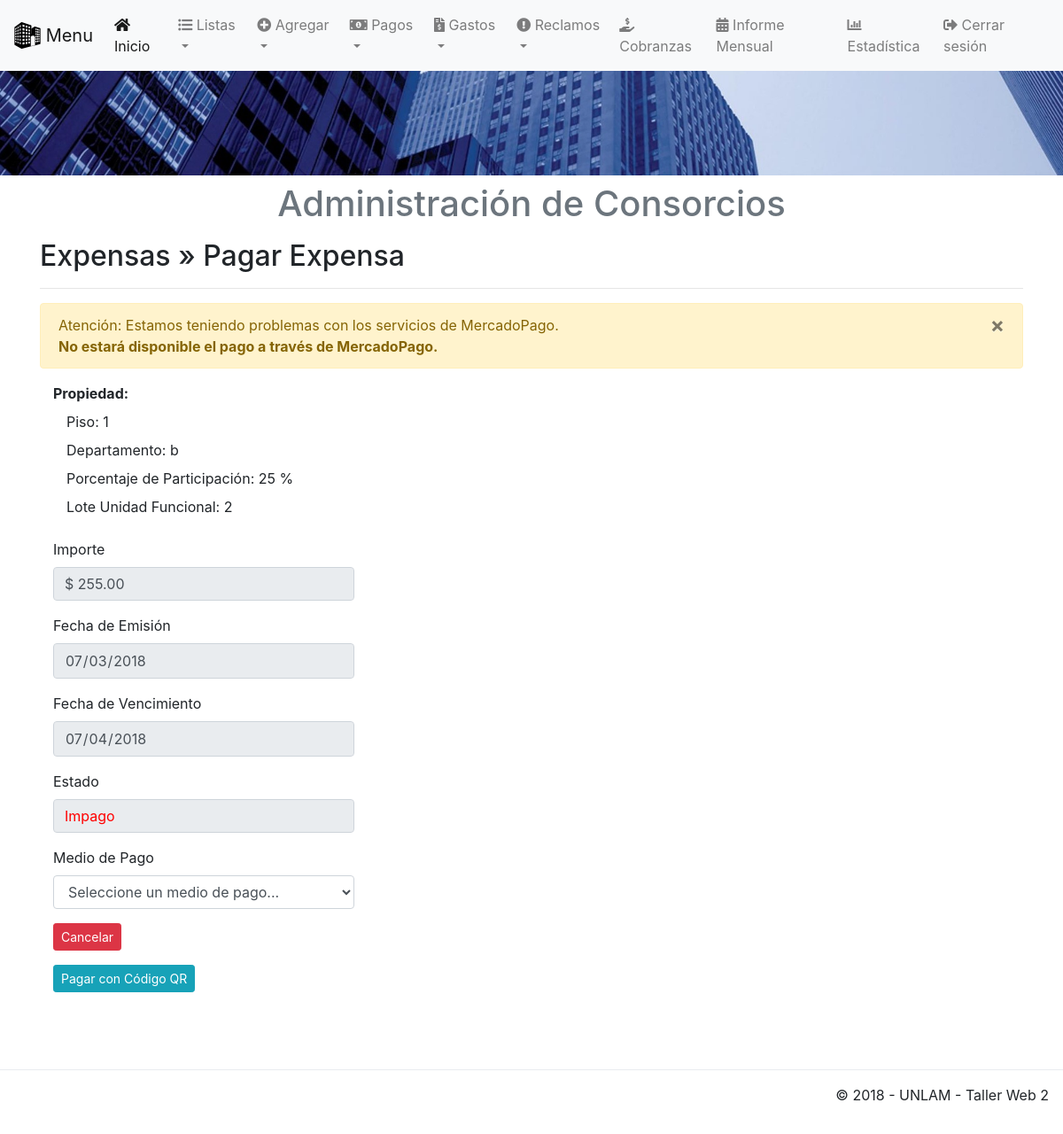
The app's page /app/view/abm/pagarExpensa.php?id=2 (signed in) with its own data.
### tables this page shows
CREATE TABLE `expensa` (
  `idExpensa` int(11) UNSIGNED NOT NULL,
  `idLiquidacion` int(11) UNSIGNED DEFAULT NULL,
  `idPropiedad` int(11) UNSIGNED DEFAULT NULL,
  `importe` decimal(12,2) UNSIGNED NOT NULL,
  `fecha` date NOT NULL,
  `vencimiento` date DEFAULT NULL,
  `estado` varchar(50) DEFAULT NULL
);

CREATE TABLE `propiedad` (
  `idPropiedad` int(11) UNSIGNED NOT NULL,
  `idUsuarios` int(11) UNSIGNED DEFAULT NULL,
  `porcentajeParticipacion` int(3) UNSIGNED NOT NULL,
  `piso` int(3) NOT NULL,
  `departamento` varchar(1) NOT NULL,
  `unidadFuncionalLote` varchar(50) NOT NULL,
  `idConsorcio` int(11) UNSIGNED DEFAULT NULL
);

### app/view/abm/pagarExpensa.php (the view, shortened to what this page needs)
<?php
try {
	$isMercadoPagoEnabled = true;
$mp = new MP("426543208337217", "QvFA81UyiPK8pKl727ikvN43lraFFbmC");
$mp->sandbox_mode(TRUE);
} catch (MercadoPagoException $e) {
	$isMercadoPagoEnabled = false;
	print_r($e->getMessage());
	echo "<script>console.log( 'Debug Objects: " . json_encode($e->getMessage()) . "' );</script>";
}
?>
<!DOCTYPE html>
<html lang="es">
<?php include('../template/head.php'); ?>
    <body>
    <?php
        include('../template/nav.php');
        include('../template/header.php'); ?>
        <div class="container">
		<div class="content">
			<h2>Expensas &raquo; Pagar Expensa</h2>
			<hr />
			<?php
			if (!isset($_GET["id"]) || empty($_GET["id"]) ) {
				echo '<div class="alert alert-danger alert-dismissable">Error: La expensa indicada no existe o no tiene acceso a ella.</div>';
			} else {
				$idExpensa = mysqli_real_escape_string($conexion,(strip_tags($_GET["id"],ENT_QUOTES)));
				if (isset($_SESSION['admin']) || !isset($_SESSION['operador'])) {
					$sql = mysqli_query($conexion,
					"SELECT *
					FROM expensa
					JOIN propiedad ON expensa.idPropiedad = propiedad.idPropiedad
					WHERE expensa.idExpensa = '$idExpensa';") or die(mysqli_error($conexion));
				}
				if (mysqli_num_rows($sql) == 0){
					echo '<div class="alert alert-danger alert-dismissable">Error: La expensa indicada no existe o no tiene acceso a ella.</div>';
				} else {
					$expensa = mysqli_fetch_assoc($sql);
					if ($isMercadoPagoEnabled) {
						$preference_data = array(
							"items" => array(
								array(
									"id" => $idExpensa,
									"title" => "Pago de Expensa",
									"description" => "",
									"category_id" => "services",
									"currency_id" => "ARS",
									"quantity" => 1,
									"unit_price" => (float) $expensa["importe"]
								)
								),
								"back_urls" => array(
									"success" => "http://localhost/consorcio/app/view/abm/procesarPago.php",
									"failure" => "http://localhost/consorcio/app/view/procesarPago.php",
									"pending" => "http://localhost/consorcio/app/view/procesarPago.php"
								),
								"external_reference" => $idExpensa
						);
						try {
							$preference = $mp->create_preference($preference_data);
						} catch (MercadoPagoException $e) {
							echo '<div class="alert alert-warning alert-dismissable"><button type="button" class="close" data-dismiss="alert" aria-hidden="true">&times;</button>Atención: Estamos teniendo problemas con los servicios de MercadoPago.<br><b>No estará disponible el pago a través de MercadoPago.</b></div>';
						}
					}
					?>
				<?php
				}
			}
			?>
		<?php
			if (isset($expensa)) {
		?>
			<form class="form-horizontal" action="" method="post">
				<div class="form-group">
						<label class="col-sm-3 control-label"><b>Propiedad:</b></label>
						<div class="col-sm-4">
							<label class="col control-label">Piso: <?php echo $expensa['piso']; ?></label>
							<label class="col control-label">Departamento: <?php echo $expensa['departamento']; ?></label>
							<label class="col control-label">Porcentaje de Participación: <?php echo $expensa['porcentajeParticipacion']; ?> %</label>
							<label class="col control-label">Lote Unidad Funcional: <?php echo $expensa['unidadFuncionalLote']; ?></label>
						</div>
				</div>
            	<div class="form-group">
					<label class="col-sm-3 control-label">Importe</label>
					<div class="col-sm-4">
						<input type="text" name="importeExpensa" readonly="readonly" value="$ <?php echo $expensa['importe']; ?>" class="form-control">
					</div>
				</div>
                <div class="form-group">
					<label class="col-sm-3 control-label">Fecha de Emisión</label>
					<div class="col-sm-4">
						<input type="date" name="fechaExpensa" readonly="readonly" value="<?php echo $expensa['fecha']; ?>" class="form-control">
					</div>
				</div>
				<div class="form-group">
					<label class="col-sm-3 control-label">Fecha de Vencimiento</label>
					<div class="col-sm-4">
						<input type="date" name="vencimientoExpensa" readonly="readonly" value="<?php echo $expensa['vencimiento']; ?>" class="form-control">
					</div>
				</div>
                <div class="form-group">
					<label class="col-sm-3 control-label">Estado</label>
					<div class="col-sm-4">
						<input type="text" name="estadoExpensa" readonly="readonly" style="color: <?php echo ($expensa['estado']) == "Impago" ? "red" : "green" ?>" value="<?php echo $expensa['estado']; ?>" class="form-control" >
					</div>
				</div>
				</div>
				<?php
					if ($expensa["estado"] != 'Pago') {
						?>
						<div class="form-group">
							<label class="col-sm-3 control-label">Medio de Pago</label>
							<div class="col-sm-4">
								<select required name="idFormaPago" class="form-control" onchange="cambioFormaPago(this);">
									<option disabled selected>Seleccione un medio de pago...</option>
								</select>
							</div>
						</div>
						<?php
					}
				?>
		<?php
			if ($expensa["estado"] != 'Pago') {
				?>
					<div class="form-group">
						<div class="col-sm-6">
							<a href="../listaExpensas.php" class="btn btn-sm btn-danger">Cancelar</a>
						</div>
					</div>
					<div class="form-group">
						<div class="col-sm-6">
							<button type="button" class="btn btn-sm btn-info" data-toggle="modal" data-target="#pagarCodigoQr">Pagar con Código QR</button>
						</div>
					</div>
			</div>
				<?php
			}
		}
		?>
  	<div class="corte"></div>
	<?php include('../template/footer.php'); ?>
    </body>
</html>

### public/css/estilos.css (style rules this page uses)
.corte { width: 100%; clear: both; height: 9rem; }

### records on screen
expensa: idPropiedad.piso "1", idPropiedad.departamento "b", idPropiedad.porcentajeParticipacion "25", idPropiedad.unidadFuncionalLote "2", importeExpensa "$ 255.00", fechaExpensa "07/03/2018", vencimientoExpensa "07/04/2018", estadoExpensa "Impago"
